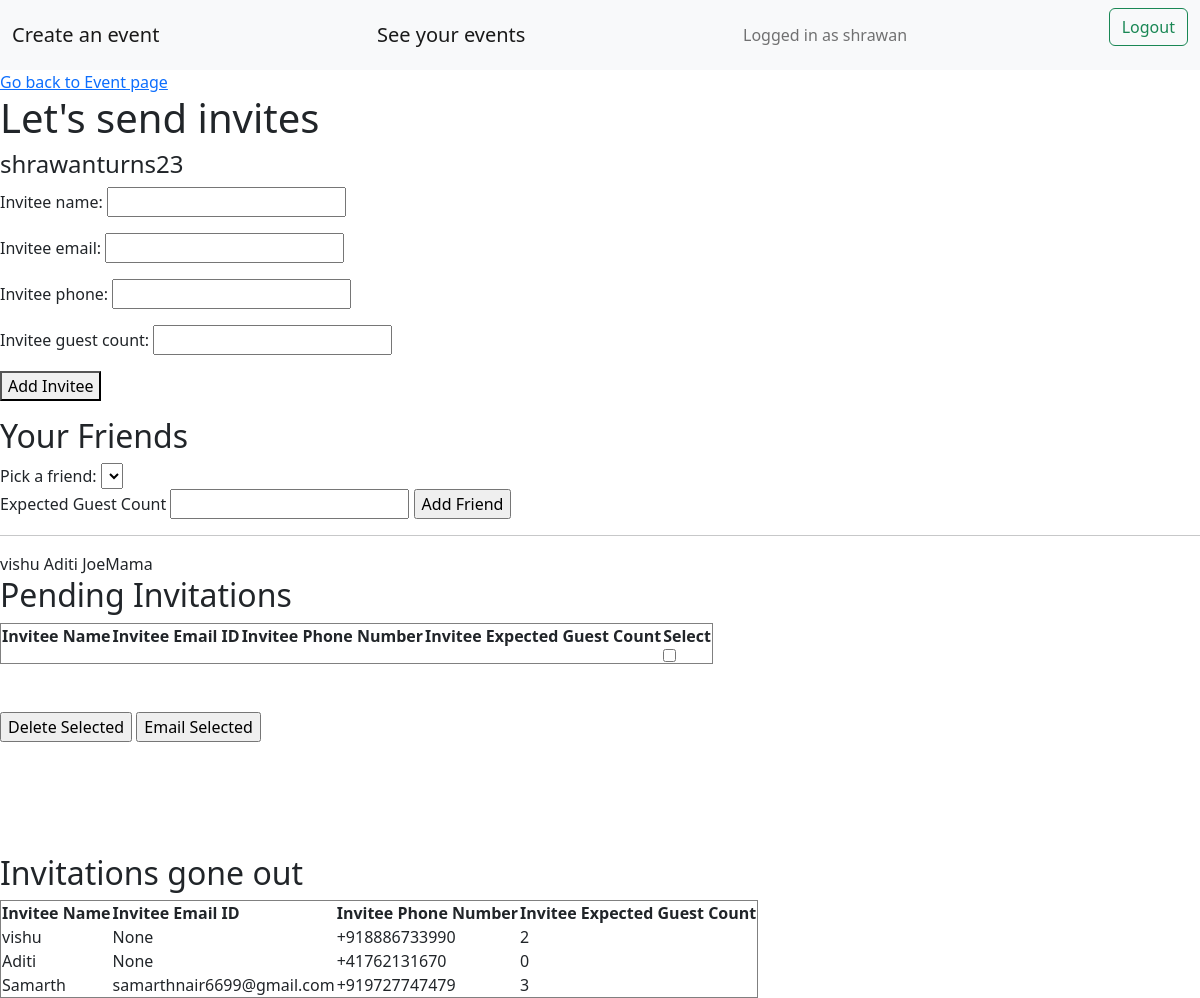
The page /event/shrawanturns23/sendinvites (signed in) on the database as committed earlier.
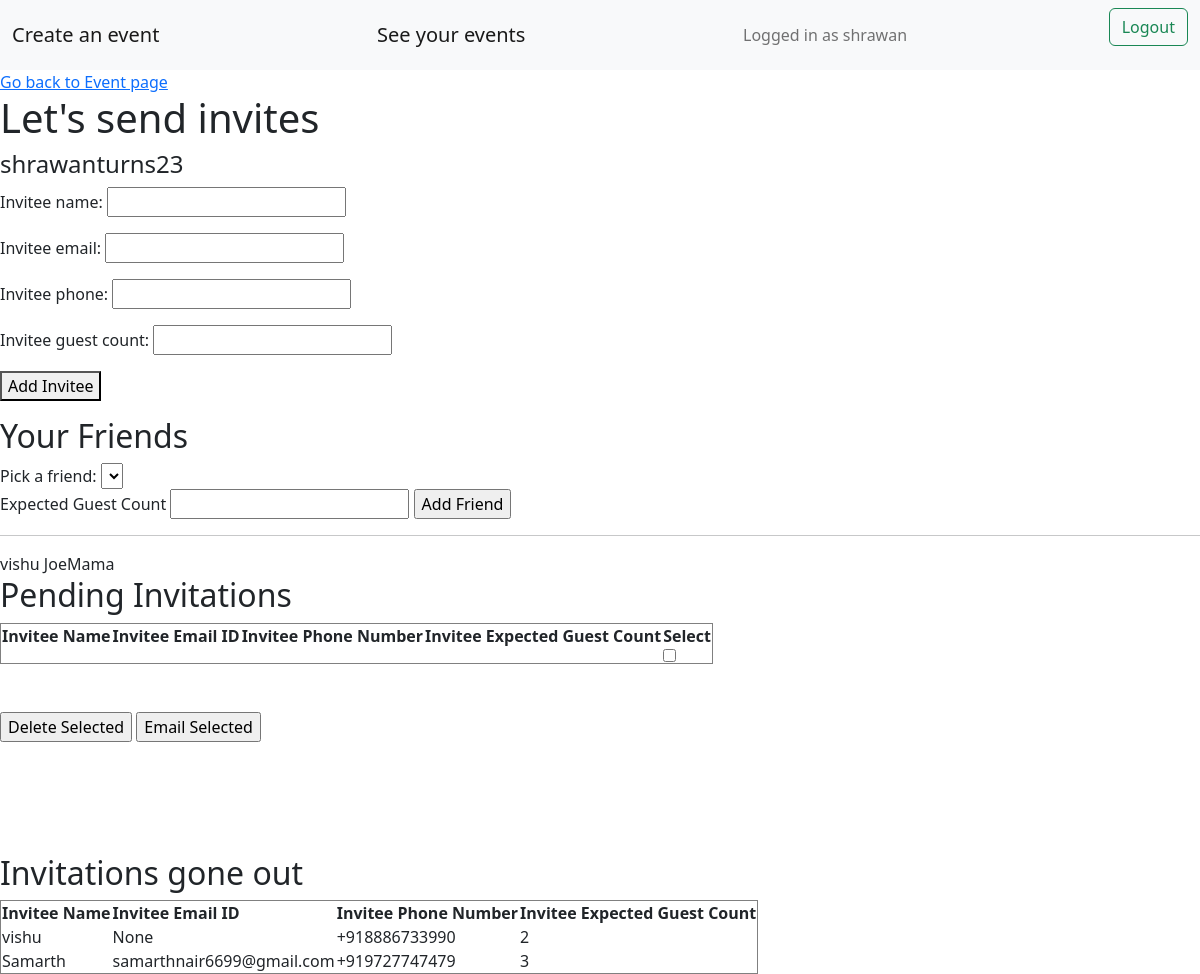
The same page on the database as committed later.
### accounts/models.py (models this page shows, shortened)
class Account(AbstractBaseUser):
    email = models.EmailField(verbose_name="email",max_length=60,unique=True)
    username = models.CharField(max_length=30,unique=True)
    date_joined = models.DateTimeField(verbose_name="date joined",auto_now_add=True)
    last_login = models.DateTimeField(verbose_name="last login",auto_now=True)
    is_admin = models.BooleanField(default=False)
    is_active = models.BooleanField(default=True)
    is_staff = models.BooleanField(default=False)
    is_superuser = models.BooleanField(default=False)
    profile_image = models.ImageField(max_length=255,upload_to = get_profile_image_filepath, null = True, blank = True)
    hide_email = models.BooleanField(default=True)
    phone_number = PhoneNumberField(unique=True)
    USERNAME_FIELD = 'email'
    REQUIRED_FIELDS = ['username','phone_number']
    objects = MyAccountManager()
    def __str__(self):
        return self.username

### events/models.py (models this page shows, shortened)
class Invitee(models.Model):
    eventcode = models.ForeignKey(Event,on_delete=models.CASCADE)
    invitee = models.ForeignKey(Account,on_delete=models.CASCADE,related_name="invitation_for_user")
    invitee_name = models.CharField(max_length=70)
    invitee_email = models.EmailField(max_length=70,null = True, blank = True)
    invitee_phone = PhoneNumberField(null = True, blank = True)
    invitee_email_sent = models.BooleanField(default=False)
    invitee_whatsapp_sent = models.BooleanField(default=False)
    invitee_rsvp = models.BooleanField(default=False)
    invitee_rsvp_reject = models.BooleanField(default=False)
    invitee_guest_count = models.DecimalField(max_digits=1, decimal_places=0)

### invites/views.py (the view, shortened to what this page needs)
# urls.py: path('event/<str:eventcode_key>/sendinvites',views.sendinvites,name='sendinvites'),
@login_required
def sendinvites(request,eventcode_key):
    event = Event.objects.get(user = request.user, eventcode = eventcode_key)
    current_invitees = Invitee.objects.filter(eventcode = event)
    invited_guests = current_invitees.filter(Q(invitee_email_sent = True) | Q(invitee_whatsapp_sent = True))
    invites_pending = current_invitees.filter(invitee_email_sent = False,invitee_whatsapp_sent = False)
    friends = Friend.objects.filter(user = request.user).order_by('-friendship_strength')
    uninvited_friends = []
    invited_friends = list(Invitation.objects.filter(eventcode = event ,invitation_from = event.user))
    invited_friends = [f.user for f in invited_friends]
    for f in friends:
        if f.friend in invited_friends:
            f.invite_sent = True
        else:
            uninvited_friends.append(f.friend)
            f.invite_sent = False
    if request.method == 'GET':
        return render(request,'invites/sendinvites.html',{'form':InviteeForm(),'event':event,'invited_guests':invited_guests,'invites_pending':invites_pending,'uninvited_friends':uninvited_friends,'invited_friends':invited_friends})

### invites/forms.py
class InviteeForm(ModelForm):
    class Meta:
        model = Invitee
        fields = ['invitee_name','invitee_email','invitee_phone','invitee_guest_count']
    def __init__(self, *args, **kwargs):
        super(InviteeForm, self).__init__(*args, **kwargs)
        self.fields['invitee_email'].required = False
        self.fields['invitee_phone'].required = False

### invites/templates/invites/sendinvites.html (shortened to what this page needs)
{% extends 'invites/base.html' %}
{% block content %}
<a href = "{% url 'viewevent' event.eventcode %}">Go back to Event page</a>
<h1>Let's send invites</h1>
<h4>{{ event.title }}</h4>
<form method="POST">
    {{form.as_p}}
    <button type="submit">Add Invitee</button>
</form>
<h2> Your Friends </h2>
<form method="POST" action="{% url 'addfriendinvites' event.eventcode %}">
    <label for="cars">Pick a friend:</label>
    <select name="friend" id="friend">
    </select>
    <br>
    <label for="friend_guest_count">Expected Guest Count</label>
    <input type="number" name="friend_guest_count" min="0" id = "friend_guest_count">
    <input type = "submit" name = "Add_Friend" value = "Add Friend">
</form>
<hr>
{% for f in invited_friends %}
    {{f}}
{% endfor %}
<h2>Pending Invitations</h2>
<form method = "POST" action="{% url 'finalizeinvitees' event.eventcode %}">
    <table border="1">
        <tr>
            <th>Invitee Name</th>
            <th>Invitee Email ID</th>
            <th>Invitee Phone Number</th>
            <th>Invitee Expected Guest Count</th>
            <th>Select</th>
        </tr>
        <tr>
            <td></td>
            <td></td>
            <td></td>
            <td></td>
            <td> <input type = "checkbox" onClick="toggle(this)"></td>
        </tr>
    </table>
    <br><br>
    <input type = "submit" name = "Delete_Selected" value = "Delete Selected">
    <input type = "submit" name = "Email_Selected" value = "Email Selected">
</form>
<h2>Invitations gone out</h2>
    <table border="1">
        <tr>
            <th>Invitee Name</th>
            <th>Invitee Email ID</th>
            <th>Invitee Phone Number</th>
            <th>Invitee Expected Guest Count</th>
        </tr>
        {% for invitee in invited_guests %}
        <tr>
            <td>{{ invitee.invitee_name }}</td>
            <td>{{ invitee.invitee_email }}</td>
            <td>{{ invitee.invitee_phone }}</td>
            <td>{{ invitee.invitee_guest_count }}</td>
        </tr>
        {% endfor %}
    </table>
{% endblock %}

Rows that differ between the two databases and show on the page:
removed Account: username "Aditi"
removed Invitee: invitee_name "Aditi", invitee_email "None", invitee_phone "+41762131670", invitee_guest_count "0"
